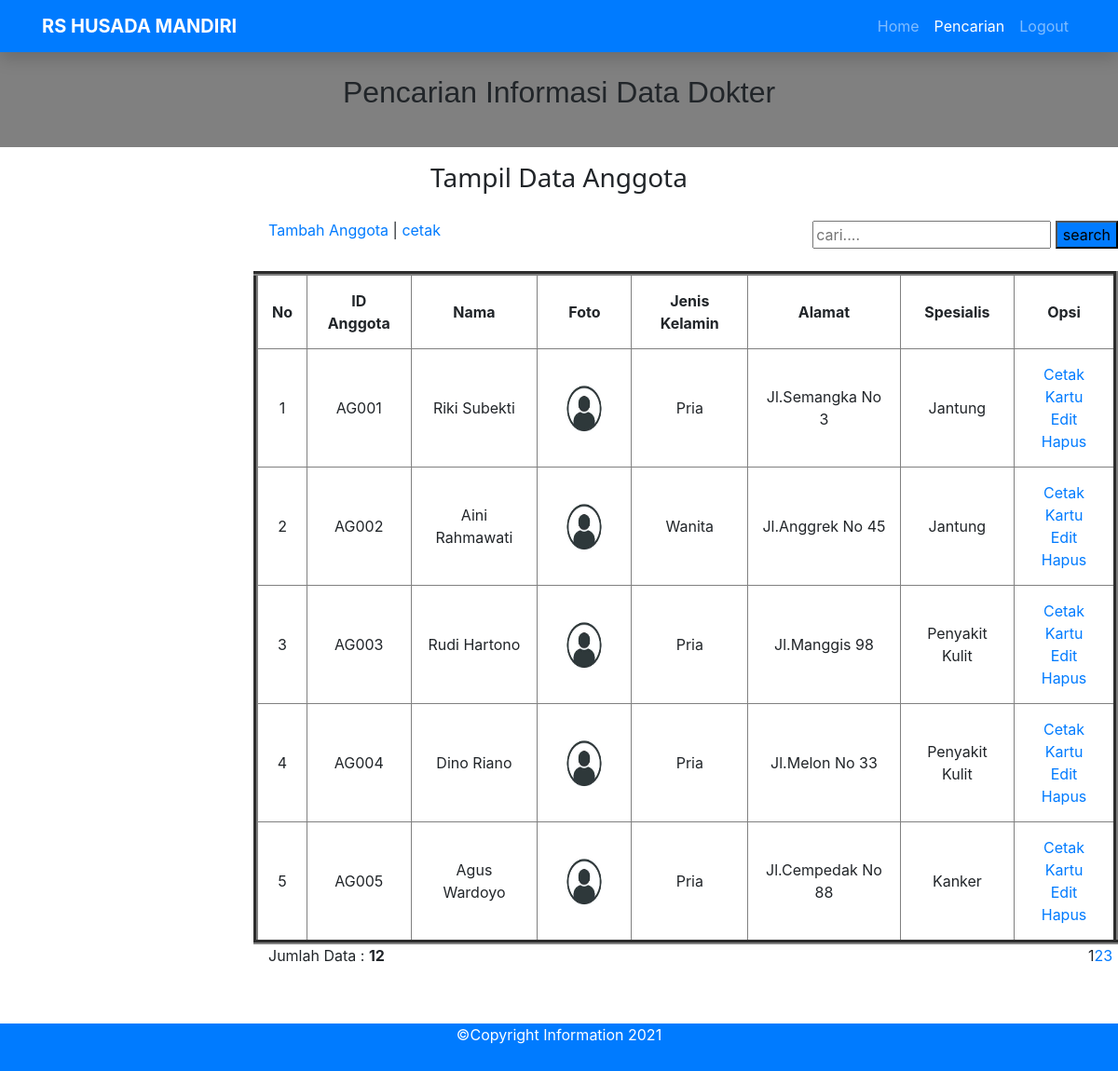
The app's page /dbrs/pencarian.php (signed in) with its own data.
### tables this page shows
CREATE TABLE `tbanggota` (
  `idanggota` varchar(5) NOT NULL,
  `nama` varchar(30) NOT NULL,
  `jeniskelamin` varchar(10) NOT NULL,
  `alamat` varchar(40) NOT NULL,
  `status` varchar(20) NOT NULL,
  `spesialis` varchar(35) NOT NULL,
  `foto` varchar(35) NOT NULL
);

### dbrs/pencarian.php (the view, shortened to what this page needs)
<?php
    include'koneksi.php';
    if(isset($_SESSION['sesi'])){
?>
<!DOCTYPE html>
<html lang="en">
<head>
    <link rel="stylesheet" href="css/bootstrap.css">
    <link rel="stylesheet" href="style/pencarian.css">
</head>
<body>
    <div id="container">
        <div id="header">
            <nav class="navbar navbar-expand-xl navbar-dark bg-primary shadow fixed-top">
                <div class="container">
                    <a class="navbar-brand" style="font-weight: bold" href="index.php">RS HUSADA MANDIRI</a>
                    <div class="collapse navbar-collapse justify-content-end" id="navbarNav">
                    <ul class="navbar-nav ms-auto">
                        <li class="nav-item">
                        <a class="nav-link" aria-current="page" href="index.php">Home</a>
                        </li>
                        <li class="nav-item">
                            <a class="nav-link active" href="pencarian.php">Pencarian</a>
                        </li>
                        <li class="nav-item">
                            <a class="nav-link" href="logout.php">Logout</a>
                        </li>
                    </ul>
                    </div>
                </div>
            </nav>
            <div id="container-grid" class="text-center" style="background-color: grey">
                <div class="row">
                    <div class="col">
                        <h2 style="margin-top: 3rem">Pencarian Informasi Data Dokter</h2>
                    </div>
                </div>
            </div>
            <div class="text-center mt-3 mb-5" style="font-family: Segoe UI;" id="label-page">
                <h3>Tampil Data Anggota</h3>
            </div>
            <div id="content">
                <div class="row">
                    <div class="col">
                        <div style="margin-left: 18rem; margin-top: -1.34rem;;">
                            <p id="tombol-tambah-container">
                                <a href="pages/anggota-input.php" class="tombol">Tambah Anggota</a>  |
                                <a target="_blank" href="pages/cetak.php">
                                    cetak
                                </a>
                            </p>
                        </div>
                        <FORM CLASS="form-inline" METHOD="POST">
                            <div align="right">
                                <form method=post>
                                    <input type="text" name="pencarian" placeholder="cari....">
                                    <input class="bg-primary" type="submit" name="search" value="search" class="tombol">
                                </form>
                        </FORM>
                        <table style="margin-left: 17rem; margin-bottom: 0rem" id="tabel-tampil" border="5" cellspacing="0" cellpadding="15" class="text-center mt-4">
                            <tr>
                                <th id="label-tampil-no">No</td>
                                <th>ID Anggota</th>
                                <th>Nama</th>
                                <th>Foto</th>
                                <th>Jenis Kelamin</th>
                                <th>Alamat</th>
                                <th>Spesialis</th>
                                <th id="label-opsi">Opsi</th>
                            </tr>
                            <?php
                        $batas = 5;
                        extract($_GET);
                        if(empty($hal)){
                            $posisi = 0;
                            $hal = 1;
                            $nomor = 1;
                        }
                        else {
                            $posisi = ($hal - 1) * $batas;
                            $nomor = $posisi+1;
                        }
                        if($_SERVER['REQUEST_METHOD'] == "POST"){
                            $pencarian = trim(mysqli_real_escape_string($db, $_POST['pencarian']));
                            if($pencarian != ""){
                                $sql = "SELECT * FROM tbanggota WHERE nama LIKE '%$pencarian%'
                                        OR idanggota LIKE '%$pencarian%'
                                        OR jeniskelamin LIKE '%$pencarian%'
                                        OR alamat LIKE '%$pencarian%'
                                        OR spesialis LIKE '%$pencarian%'";
                                $query = $sql;
                                $queryJml = $sql;
                            }
                            else {
                                $query = "SELECT * FROM tbanggota LIMIT $posisi, $batas";
                                $queryJml = "SELECT * FROM tbanggota";
                                $no = $posisi * 1;
                            }
                        }
                        else {
                            $query = "SELECT * FROM tbanggota LIMIT $posisi, $batas";
                            $queryJml = "SELECT * FROM tbanggota";
                        }
                        $q_tampil_anggota = mysqli_query($db, $query);
                        if(mysqli_num_rows($q_tampil_anggota)>0)
                        {
                        while($r_tampil_anggota=mysqli_fetch_array($q_tampil_anggota)){
                            if(empty($r_tampil_anggota['foto'])or($r_tampil_anggota['foto']=='-'))
                                $foto = "admin-no-photo.jpg";
                            else
                                $foto = $r_tampil_anggota['foto'];
                        ?>
                        <tr>
                            <td><?php echo $nomor; ?></td>
                            <td><?php echo $r_tampil_anggota['idanggota']; ?></td>
                            <td><?php echo $r_tampil_anggota['nama']; ?></td>
                            <td><img src="images/<?php echo $foto; ?>" width=70px height=70px></td>
                            <td><?php echo $r_tampil_anggota['jeniskelamin']; ?></td>
                            <td><?php echo $r_tampil_anggota['alamat']; ?></td>
                            <td><?php echo $r_tampil_anggota['spesialis']; ?></td>
                            <td>
                                <div class="tombol-opsi-container"><a target="_blank" href="pages/cetak_kartu.php?id=<?php echo $r_tampil_anggota['idanggota'];?>" class="tombol">Cetak Kartu</a></div>
                                <div class="tombol-opsi-container"><a href="pages/anggota-edit.php?id=<?php echo $r_tampil_anggota['idanggota'];?>" class="tombol">Edit</a></div>
                                <div class="tombol-opsi-container"><a href="proses/anggota-hapus.php?id=<?php echo $r_tampil_anggota['idanggota']; ?>" onclick = "return confirm ('Apakah Anda Yakin Akan Menghapus Data Ini?')" class="tombol">Hapus</a></div>
                            </td>
                        </tr>
                        <?php $nomor++; }
                        }
                        else {
                            echo "<tr><td colspan=6>Data Tidak Ditemukan</td></tr>";
                        }?>
                        </table>
                    </div>
                </div>
            </div>
            <?php
                if(isset($_POST['pencarian'])){
                if($_POST['pencarian']!=''){
                    echo "<div style=\"float:left;\">";
                    $jml = mysqli_num_rows(mysqli_query($db, $queryJml));
                    echo "Data Hasil Pencarian: <b>$jml</b>";
                    echo "</div>";
                }
                }
                else{
            ?>
            <div style="float: left; margin-left: 18rem;">
                <?php
                    $jml = mysqli_num_rows(mysqli_query($db, $queryJml));
                    echo "Jumlah Data : <b>$jml</b>";
                ?>
                </div>
                <div class="pagination mb-5 mb-5" style="margin-left: 73rem; margin-botton: 15rem">
                        <?php
                        $jml_hal = ceil($jml/$batas);
                        for($i=1; $i<=$jml_hal; $i++){
                            if($i != $hal){
                                echo "<a href=\"?p=anggota&hal=$i\">$i</a>";
                            }
                            else {
                                echo "<a class=\"active\">$i</a>";
                            }
                        }
                        ?>
                </div>
            <?php
            }
            ?>
            <footer class="bg-primary text-white text-center mt-5 pb-5 fixed-bottom">
                <p>©Copyright Information 2021</p>
            </footer>
        </div>
    </div>
</body>
</html>
<?php
}
else {
	echo "<script>
		alert('Anda Harus Login Dahulu!');
	</script>";
	header('location:login.php');
}
?>

### dbrs/style/pencarian.css (style rules this page uses)
#container-grid { padding: 2rem 1rem; }
h2 { font-family:Verdana, Geneva, Tahoma, sans-serif; font-weight: normal; }
#tabel-tampil { margin-left: auto; margin-right: auto; }
p { margin-bottom: -1.34rem; }

### records on screen
tbanggota: idanggota "AG001", nama "Riki Subekti", jeniskelamin "Pria", alamat "Jl.Semangka No 3", spesialis "Jantung"
tbanggota: idanggota "AG002", nama "Aini Rahmawati", jeniskelamin "Wanita", alamat "Jl.Anggrek No 45", spesialis "Jantung"
tbanggota: idanggota "AG003", nama "Rudi Hartono", jeniskelamin "Pria", alamat "Jl.Manggis 98", spesialis "Penyakit Kulit"
tbanggota: idanggota "AG004", nama "Dino Riano", jeniskelamin "Pria", alamat "Jl.Melon No 33", spesialis "Penyakit Kulit"
tbanggota: idanggota "AG005", nama "Agus Wardoyo", jeniskelamin "Pria", alamat "Jl.Cempedak No 88", spesialis "Kanker"

### other values on screen
$jml "12"
